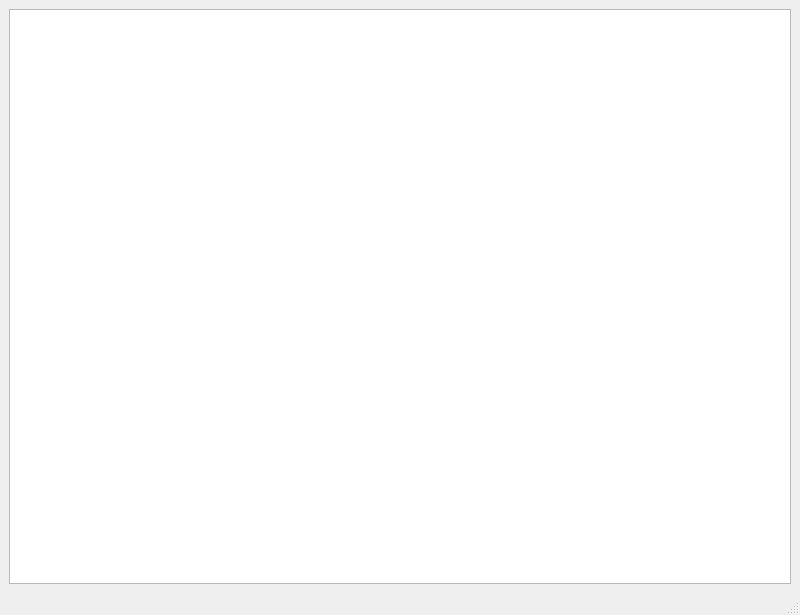
<?xml version="1.0" encoding="UTF-8"?>
<ui version="4.0">
 <class>MainWindow</class>
 <widget class="QMainWindow" name="MainWindow">
  <property name="geometry">
   <rect>
    <x>0</x>
    <y>0</y>
    <width>800</width>
    <height>615</height>
   </rect>
  </property>
  <property name="windowTitle">
   <string>MainWindow</string>
  </property>
  <widget class="QWidget" name="centralwidget">
   <property name="enabled">
    <bool>true</bool>
   </property>
   <property name="sizePolicy">
    <sizepolicy hsizetype="Preferred" vsizetype="Preferred">
     <horstretch>0</horstretch>
     <verstretch>0</verstretch>
    </sizepolicy>
   </property>
   <property name="minimumSize">
    <size>
     <width>800</width>
     <height>559</height>
    </size>
   </property>
   <layout class="QVBoxLayout" name="verticalLayout">
    <item>
     <widget class="QTableWidget" name="ftpList">
      <property name="enabled">
       <bool>true</bool>
      </property>
      <property name="sizePolicy">
       <sizepolicy hsizetype="Expanding" vsizetype="Expanding">
        <horstretch>0</horstretch>
        <verstretch>0</verstretch>
       </sizepolicy>
      </property>
      <property name="sizeAdjustPolicy">
       <enum>QAbstractScrollArea::AdjustToContentsOnFirstShow</enum>
      </property>
      <property name="editTriggers">
       <set>QAbstractItemView::NoEditTriggers</set>
      </property>
      <property name="alternatingRowColors">
       <bool>false</bool>
      </property>
      <attribute name="horizontalHeaderCascadingSectionResizes">
       <bool>false</bool>
      </attribute>
      <attribute name="horizontalHeaderHighlightSections">
       <bool>false</bool>
      </attribute>
      <attribute name="horizontalHeaderStretchLastSection">
       <bool>true</bool>
      </attribute>
      <attribute name="verticalHeaderVisible">
       <bool>false</bool>
      </attribute>
      <attribute name="verticalHeaderHighlightSections">
       <bool>false</bool>
      </attribute>
     </widget>
    </item>
   </layout>
  </widget>
  <widget class="QStatusBar" name="statusbar"/>
  <widget class="QMenuBar" name="menuBar">
   <property name="geometry">
    <rect>
     <x>0</x>
     <y>0</y>
     <width>800</width>
     <height>25</height>
    </rect>
   </property>
  </widget>
 </widget>
 <resources/>
 <connections/>
</ui>
